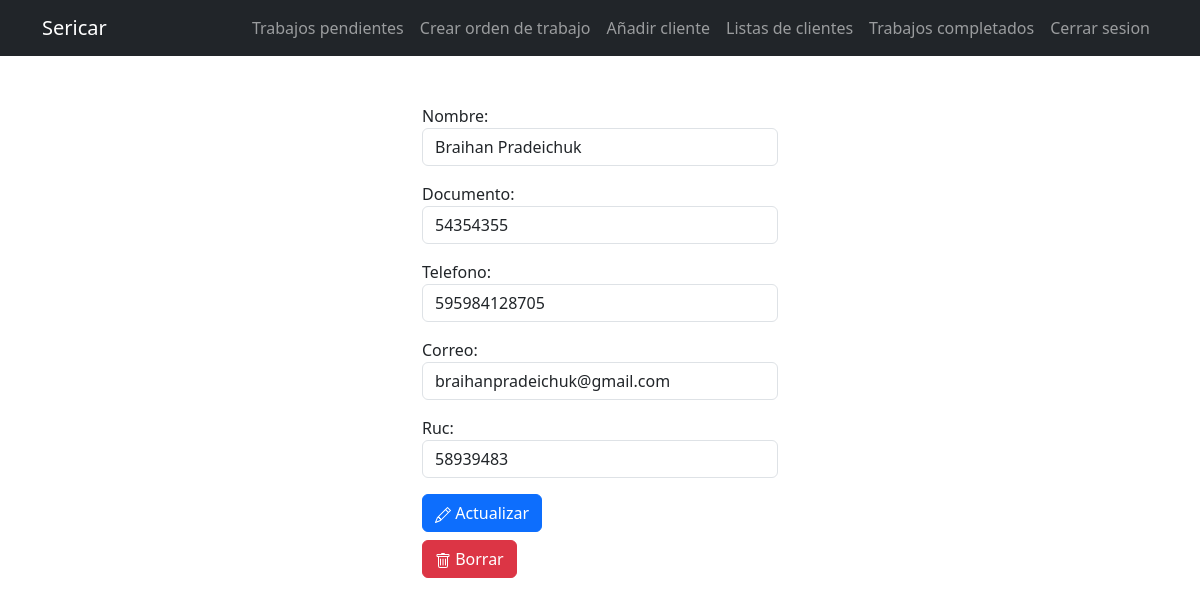
Page /tareas/detallecliente/1/ (signed in) on the committed database.
### tasks/models.py (models this page shows, shortened)
class Cliente(models.Model):
    nombre = models.TextField(blank=False)
    documento = models.PositiveIntegerField(blank=False, validators=[RegexValidator(r'^[0-9]+$')])
    telefono =  models.PositiveIntegerField(blank=False, validators=[RegexValidator(r'^[0-9]{9,12}$')])
    correo = models.EmailField(blank=False)
    ruc = models.CharField(max_length=25, null=True, validators=[RegexValidator(regex=r'^[0-9-]+$')])

### tasks/views.py (the view, shortened to what this page needs)
# urls.py: path('tareas/detallecliente/<int:cliente_id>/', views.detallecliente, name='detallecliente'),
@login_required
def detallecliente(request, cliente_id):
    if request.method == 'GET':
        clientes = get_object_or_404(Cliente, pk=cliente_id)
        form = ClienteForm(instance=clientes)
        return render(request, 'detallecliente.html', {'clientes': clientes, 'form': form})

### tasks/forms.py
class ClienteForm(forms.ModelForm):
    class Meta:
        model = Cliente
        fields = ['nombre','documento','telefono','correo','ruc']
        widgets = {
            'nombre': forms.TextInput(attrs={'class': 'form-control', 'placeholder': 'Nombre y apellido'}),
            'documento': forms.TextInput(attrs={'class': 'form-control', 'placeholder': 'Numero de documento'}),
            'telefono': forms.TextInput(attrs={'class': 'form-control', 'placeholder': 'Numero de telefono'}),
            'correo': forms.TextInput(attrs={'class': 'form-control', 'placeholder': 'Ingrese un correo'}),
            'ruc' : forms.TextInput(attrs={'class': 'form-control', 'placeholder': 'Ingrese el ruc'}),
        }

### tasks/templates/detallecliente.html (shortened to what this page needs)
{% extends 'base.html' %}
{% block content %}
    <main class="container">
        <div class="row">
            <div class="col-md-4 offset-md-4">
                <div class="mt-5">
                    <form method="POST">
                    {{form.as_p}}
                            <button class="btn btn-primary">
                                Actualizar
                            </button>
                        </form>
                        <form action="{% url 'borrarcliente' clientes.id %}" method="POST">
                            <button class="btn btn-danger">
                                Borrar
                            </button>
                        </form>
                </div>
            </div>
        </div>
    </main>
{% endblock %}

### rows in the picture
Cliente: nombre "Braihan Pradeichuk", documento "54354355", telefono "595984128705", correo "braihanpradeichuk@gmail.com", ruc "58939483"
